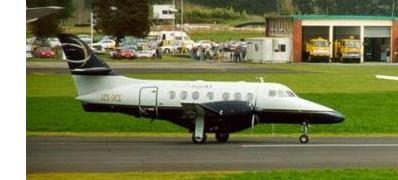
#> input picture lab12/dataset_12/1.jpg, 398 x 180 px; its folder holds 4 pictures in this run
$ python naiveLSH.py
#> lines starting #> are read from the running program, lines starting #| are printed output that depends on the picture
### lab12/code/matcher.py
import numpy as np
from functools import reduce

class matcher:
	def computeColorHistogram(self, img):
		E = np.sum(img, axis=(0, 1))
		return E / np.sum(E)

	def computeFeature(self, img):
		R, C, _ = img.shape
		halfR, halfC = R // 2, C // 2

		H = [
			img[:halfR, :halfC],
			img[halfR:, :halfC],
			img[:halfR, halfC:],
			img[halfR:, halfC:]
		]

		features = [self.computeColorHistogram(h) for h in H]
		return reduce(lambda x, y: np.hstack((x, y)), features)

### lab12/code/naiveLSH.py
import numpy as np
import cv2
from matcher import matcher

class LSHMatcher(matcher):
	def __init__(self, imgs, L=10, threhold=0.05):
		self.map = {}
		self.L = L
		self.subSets = self.generateSubSets()
		self.threhold = threhold

		for img in imgs:
			code, feat = self.getLSHCode(img)
			code = tuple(code)
			if code not in self.map:
				self.map[code] = []
			self.map[code].append((img, feat))

	def generateSubSets(self):
		result = []
		baseArray = np.linspace(1, 24, 24).astype('int')

		while len(result) < self.L:
			randomSubSet = sorted(np.random.choice(baseArray, 12, replace=False))
			if randomSubSet not in result:
				result.append(randomSubSet)
		return result

	def furthurMatch(self, d, featOfTarget):
		for img, feat in d:
			if np.linalg.norm(feat - featOfTarget) < self.threhold:
				return img
		return None

	def __getitem__(self, image):
		code, feat = self.getLSHCode(image)
		code = tuple(code)
		if code in self.map:
			return self.furthurMatch(self.map[code], feat)
		return None

	def __contains__(self, image):
		code, feat = self.getLSHCode(image)
		code = tuple(code)
		if code in self.map:
			return self.furthurMatch(self.map[code], feat) is not None
		return None

	def listVector2BinaryVector(self, x) -> int:
		result = 0
		for y in reversed(x.tolist()):
			result = (result << 1) + y
		return result

	def computeEigenVector(self, img):
		colorHistograms = self.computeFeature(img)

		Select = lambda p: \
			0 if 0 <= p < 0.38 \
			else \
				1 if 0.38 <=p < 0.72 \
				else 2

		result = np.zeros(12, dtype='int')

		for j, p in enumerate(colorHistograms):
			result[j] = Select(p)

		return result, colorHistograms

	def getLSHCode(self, target):
		eigenVector, colorHistograms = self.computeEigenVector(target)
		L = self.L

		arrayLength = L // 5 if L % 5 == 0 else L // 5 + 1
		finalVectors = np.zeros(shape=(arrayLength, ), dtype=np.int64)
		index = 0

		for j, I in enumerate(self.subSets):
			vectorOfI = 0
			for i in range(1, 12 + 1):
				T = 0
				for x in filter(lambda x: (i-1)*2 < x <= i*2, I):
					T <<= 1
					if x - (i-1)*2 <= eigenVector[i-1]:
						T |= 1
				vectorOfI = (vectorOfI << 1) | T
			finalVectors[index] = (finalVectors[index] << 12) | vectorOfI
			if j % 5 == 4:
				index += 1

		return finalVectors, colorHistograms


def showImage(x, name):
	cv2.imshow(name, x)
	cv2.waitKey(0)
	cv2.destroyAllWindows()


def testLSH():
	imagePath = [f'../dataset_12/{i+1}.jpg' for i in range(40)]
	targetPath = '../target.jpg'

	images = [cv2.imread(path) for path in imagePath]
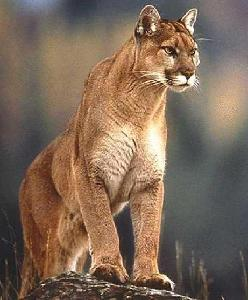
#> input picture lab12/dataset_12/10.jpg, 248 x 300 px
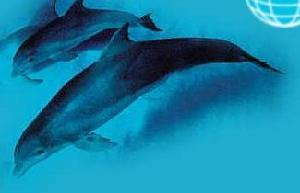
#> input picture lab12/dataset_12/11.jpg, 300 x 193 px
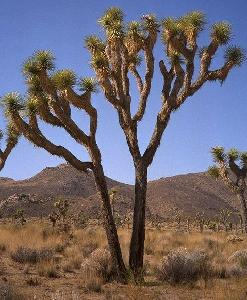
#> input picture lab12/dataset_12/12.jpg, 247 x 300 px
#> images = 40 items
	target = cv2.imread(targetPath)
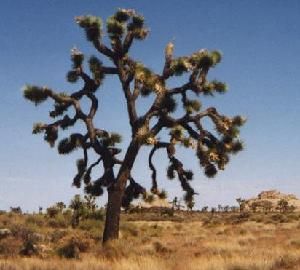
#> input picture lab14/target.jpg, 300 x 270 px, found by its file name
#> target is the input picture: shape (270, 300, 3); mean B, G, R 124.8, 118.2, 117.2

	hashset = LSHMatcher(images, L=10)
#> the loop in __init__, `for img in imgs:` made 2 passes
#> (eigenVector in getLSHCode, L in getLSHCode) on pass 1: ([0, 0, 0, 0, 1, 0, 0, 0, 0, 0, 1, 0], 10)
#> img on pass 2: None
#> after the loop in __init__, `for img in imgs:`: self.map = 1 item
	x = hashset[target]
	showImage(x, 'dx.jpg')

if __name__ == '__main__':
#> (the run stopped early here; a loop or call above may not have finished)
